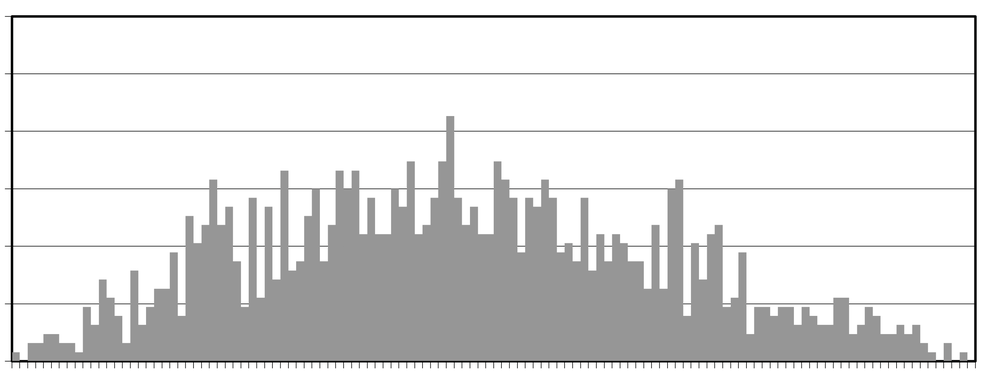
#> input picture dist/downloads/stats/2016_II.png, 1000 x 373 px, shrunk from 2698 x 1006 before the run, found by its file name
$ python score.py
#> lines starting #> are read from the running program, lines starting #| are printed output that depends on the picture; after the words box and inside, x2 and y2 are one past the last pixel; in counts of white or black regions, pixels touching at a corner belong together
import numpy as np
import pandas as pd
from pathlib import Path
from PIL import Image, ImageOps
import json

def find_plot_box(gray):
    is_black = gray < 120
    row_sums = is_black.sum(axis=1)
    col_sums = is_black.sum(axis=0)
    h_lines = np.where(row_sums > (gray.shape[1] * 0.4))[0]
    v_lines = np.where(col_sums > (gray.shape[0] * 0.4))[0]
    return h_lines[0], h_lines[-1], v_lines[0], v_lines[-1]

def get_accurate_ticks(gray, bottom, left, right):
    tick_strip = gray[bottom + 1 : bottom + 8, left : right + 1]
    v_sums = (tick_strip < 160).sum(axis=0)
    ticks = []
    i = 0
    while i < len(v_sums):
        if v_sums[i] > 0:
            start = i
            while i < len(v_sums) and v_sums[i] > 0:
                i += 1
            ticks.append(left + (start + i - 1) / 2.0)
        else:
            i += 1
    return np.array(ticks)

def main(image_path):
    img_path = Path(image_path)
    img_orig = Image.open(img_path).convert("RGB")
#> img_orig is the input picture: PIL image 1000x373 RGB; mean R, G, B 223.5, 223.5, 223.5
    img_np = np.array(img_orig)
    gray = np.array(ImageOps.grayscale(img_orig))
    top, bottom, left, right = find_plot_box(gray)
#> in find_plot_box, `is_black = gray < 120`:
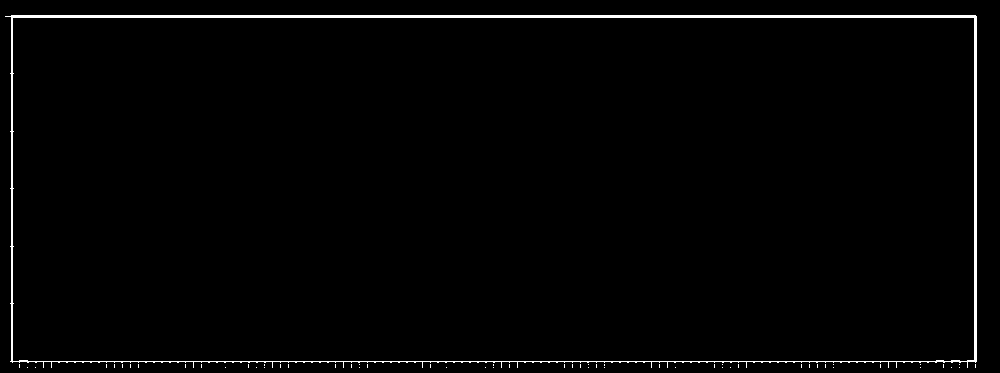
#> is_black: shape (373, 1000) bool; 1.6% white; 58 white regions (57 under 20 px), largest, box (x1, y1, x2, y2) and area: (5, 15, 977, 368) 5901
#> in find_plot_box, `row_sums = is_black.sum(axis=1)`: row_sums = 373 values, max 972 at index 16, min 0 at index 0, mean 16.22
#> in find_plot_box, `col_sums = is_black.sum(axis=0)`: col_sums = 1000 values, max 352 at index 975, min 0 at index 0, mean 6.05
#> in find_plot_box, `h_lines = np.where(row_sums > (gray.shape[1] * 0.4))[0]`: h_lines = [15, 16, 17, 361]
#> in find_plot_box, `v_lines = np.where(col_sums > (gray.shape[0] * 0.4))[0]`: v_lines = [11, 12, 974, 975, 976]
#> top = 15; bottom = 361; left = 11; right = 976
    green_ticks = get_accurate_ticks(gray, bottom, left, right)
#> in get_accurate_ticks, `v_sums = (tick_strip < 160).sum(axis=0)`: v_sums = 966 values, max 6 at index 8, min 0 at index 965, mean 1.6
#> the loop in get_accurate_ticks, `while i < len(v_sums):` made 2 passes
#> start on pass 1: 0
#> i on pass 2: 966
#> after the loop in get_accurate_ticks, `while i < len(v_sums):`: i = 966; ticks = [493]
#> green_ticks = [493]

    bar_mask = (img_np[:,:,0] > 110) & (img_np[:,:,0] < 190) & \
               (img_np[:,:,1] > 110) & (img_np[:,:,1] < 190) & \
               (img_np[:,:,2] > 110) & (img_np[:,:,2] < 190)
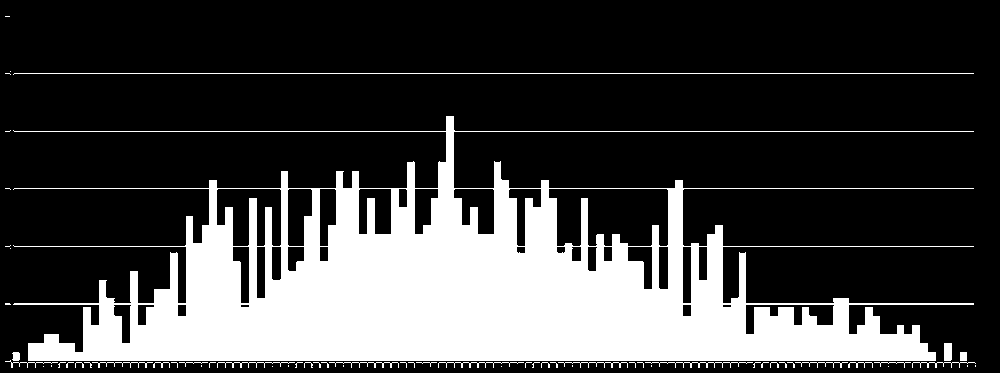
#> bar_mask: shape (373, 1000) bool; 25.6% white; 62 white regions (40 under 20 px), largest, box (x1, y1, x2, y2) and area: (13, 116, 974, 361) 92763, (13, 73, 974, 75) 961, (645, 362, 753, 368) 158

    heights = []
    for i in range(len(green_ticks) - 1):
        x_left = int(green_ticks[i]) + 1
        x_right = int(green_ticks[i+1]) - 1
        bin_width = x_right - x_left
        if bin_width <= 0:
            heights.append(0)
            continue

        bin_mask = bar_mask[top:bottom-2, x_left:x_right]
        row_counts = np.sum(bin_mask, axis=1)

        h = 0
        for r in range(len(row_counts) - 1, -1, -1):
            if row_counts[r] > bin_width * 0.3:
                h = len(row_counts) - r
            elif h > 0:
                break
        if h==153:
            h=0
        heights.append(h)
#> this loop made 0 passes
#> after the loop, heights = []

    total_height = sum(heights)
#> total_height = 0
    data = []
    for i, h in enumerate(heights):
        prob = float(h / total_height) if total_height > 0 else 0.0
        data.append({
            "score": i,
            "height": int(h),
            "probability": prob
        })
#> after the loop, data = []

    output_path = img_path.with_suffix(".json")
    with open(output_path, "w") as f:
        f.write("[\n")
        for i, item in enumerate(data):
            line = json.dumps(item)
            f.write(f"  {line}")
            if i < len(data) - 1:
                f.write(",")
            f.write("\n")
        f.write("]")

if __name__ == "__main__":
    main(r"F:\project\public\downloads\stats\2016_II.png")

$ run again, with dist/downloads/stats/2017_II.png copied over dist/downloads/stats/2016_II.png
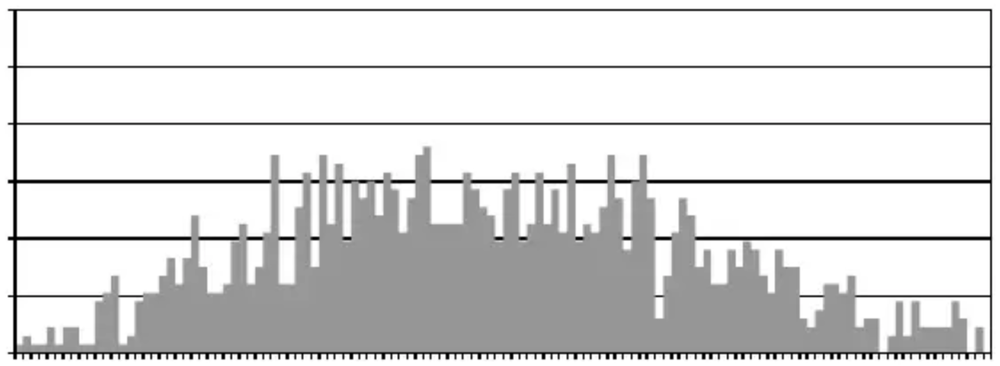
#> input picture dist/downloads/stats/2017_II.png, 1000 x 366 px, shrunk from 2206 x 808 before the run, found by its file name
#> in main, img_orig is the input picture: PIL image 1000x366 RGB; mean R, G, B 217.5, 217.5, 217.5
#> in find_plot_box, `is_black = gray < 120`:
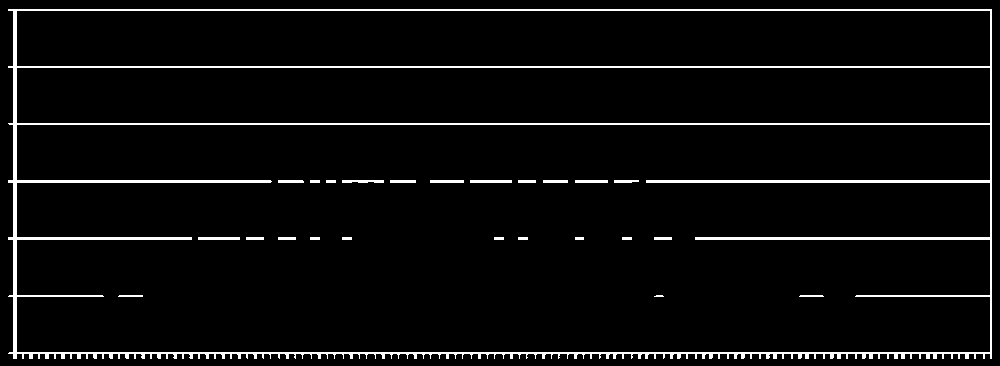
#> is_black: shape (366, 1000) bool; 4.5% white; 25 white regions (1 under 20 px), largest, box (x1, y1, x2, y2) and area: (8, 9, 992, 359) 15088, (470, 180, 512, 183) 126, (198, 237, 240, 240) 126
#> row_sums = 366 values, max 984 at index 9, min 0 at index 0, mean 45.14
#> col_sums = 1000 values, max 350 at index 13, min 0 at index 0, mean 16.52
#> h_lines = [9, 10, 66, 67, 123, 124, 180, 181, 182, 237, 238, 239, 352, 353]
#> v_lines = [13, 14, 15, 16, 990, 991]
#> top = 9; bottom = 353; left = 13; right = 991
#> v_sums = 979 values, max 6 at index 1, min 0 at index 5, mean 2.09
#> the loop in get_accurate_ticks, `while i < len(v_sums):` made 649 passes
#> i on passes 2, 3, 4, 5, 7, 8, 9, 10: 6, 7, 8, 9, 13, 14, 15, 16
#> after the loop in get_accurate_ticks, `while i < len(v_sums):`: i = 979; ticks = 123 values from 15 to 990.5
#> in main, `bar_mask = (img_np[:,:,0] > 110) & (img_np[:,:,0] < 190) & \ (img_np[:..`:
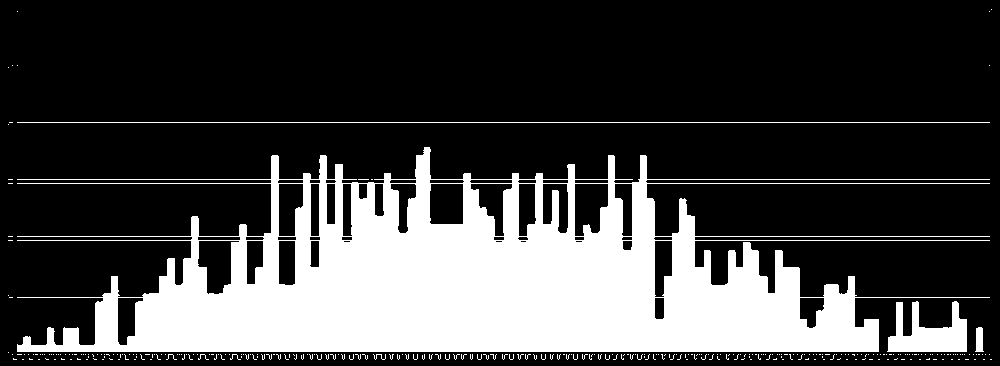
#> bar_mask: shape (366, 1000) bool; 25.9% white; 305 white regions (300 under 20 px), largest, box (x1, y1, x2, y2) and area: (17, 147, 990, 352) 90025, (887, 301, 967, 352) 2397, (17, 122, 990, 123) 973, (975, 327, 984, 352) 174, (373, 354, 386, 360) 28
#> the loop in main, `for i in range(len(green_ticks) - 1):` made 122 passes
#> (x_left, x_right, bin_width) on passes 1 to 8: (16, 22, 6), (24, 30, 6), (32, 38, 6), (40, 45, 5), (47, 54, 7), (56, 61, 5), (63, 70, 7), (72, 78, 6)
#> after the loop in main, `for i in range(len(green_ticks) - 1):`: heights = 122 values, max 204 at index 51, min 0 at index 43, mean 86.62
#> total_height = 10568
#> the loop in main, `for i, h in enumerate(heights):` made 122 passes
#> (h, prob) on passes 1 to 8: (6, 0.000568), (15, 0.00142), (6, 0.000568), (6, 0.000568), (24, 0.00227), (6, 0.000568), (23, 0.00218), (23, 0.00218)
#> after the loop in main, `for i, h in enumerate(heights):`: data = 122 items
#> the loop in main, `for i, item in enumerate(data):` made 122 passes
#> item on passes 1 to 8: {'score': 0, 'height': 6, 'probability': 0.000568}, {'score': 1, 'height': 15, 'probability': 0.00142}, {'score': 2, 'height': 6, 'probability': 0.000568}, {'score': 3, 'height': 6, 'probability': 0.000568}, {'score': 4, 'height': 24, 'probability': 0.00227}, {'score': 5, 'height': 6, 'probability': 0.000568}, {'score': 6, 'height': 23, 'probability': 0.00218}, {'score': 7, 'height': 23, 'probability': 0.00218}

$ run again, with dist/downloads/stats/2019_II.png copied over dist/downloads/stats/2016_II.png
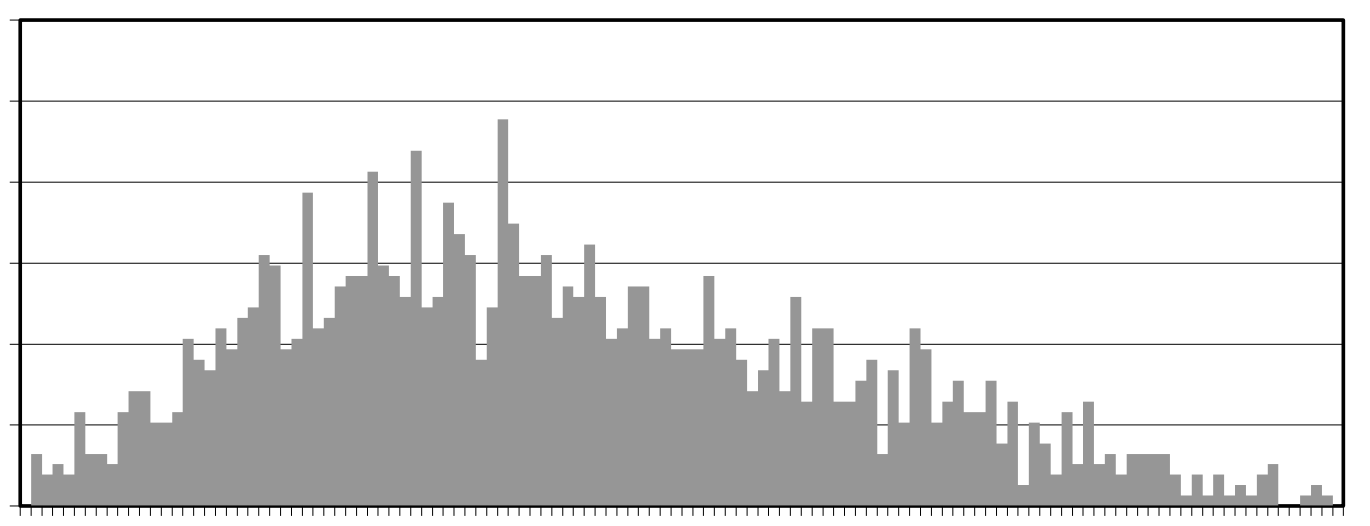
#> input picture dist/downloads/stats/2019_II.png, 1370 x 526 px, found by its file name
#> in main, img_orig is the input picture: PIL image 1370x526 RGB; min 0, max 255, mean 223.3
#> in find_plot_box, `is_black = gray < 120`:
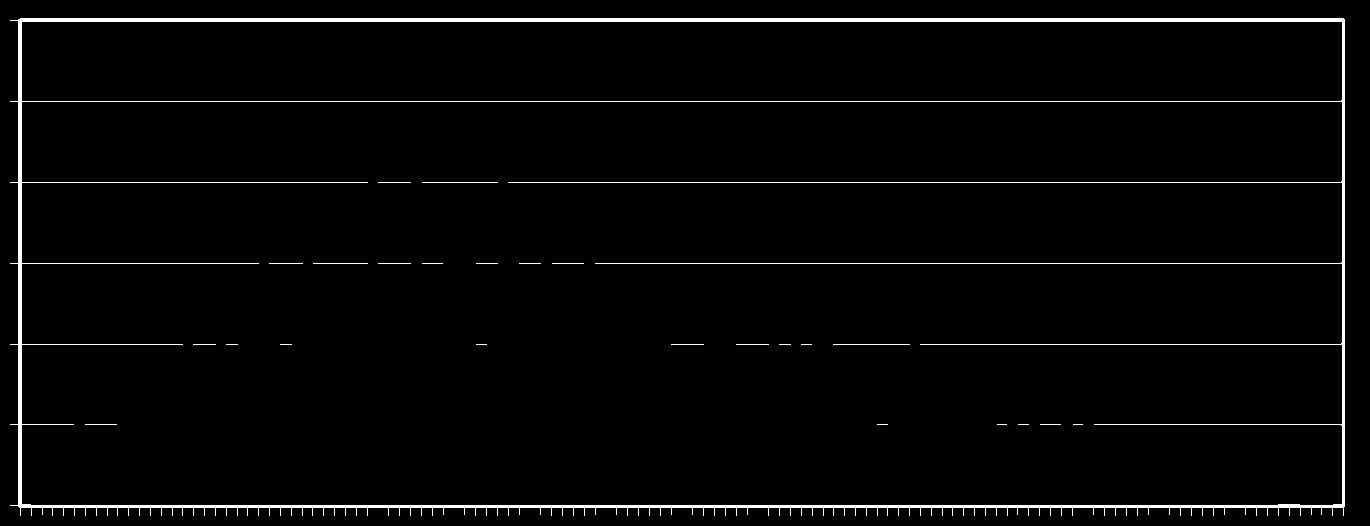
#> is_black: shape (526, 1370) bool; 2.6% white; 25 white regions (9 under 20 px), largest, box (x1, y1, x2, y2) and area: (10, 18, 1345, 516) 18027, (833, 344, 910, 345) 77, (422, 182, 498, 183) 76
#> row_sums = 526 values, max 1335 at index 20, min 0 at index 0, mean 35.5
#> col_sums = 1370 values, max 498 at index 20, min 0 at index 0, mean 13.63
#> h_lines = [18, 19, 20, 21, 101, 182, 263, 344, 505, 506, 507]
#> v_lines = [18, 19, 20, 21, 1342, 1343, 1344]
#> top = 18; bottom = 507; left = 18; right = 1344
#> v_sums = 1327 values, max 7 at index 2, min 0 at index 0, mean 0.818
#> the loop in get_accurate_ticks, `while i < len(v_sums):` made 1295 passes
#> i on passes 1, 2, 4, 5, 6, 7, 8, 9: 1, 2, 4, 5, 6, 7, 8, 9
#> after the loop in get_accurate_ticks, `while i < len(v_sums):`: i = 1327; ticks = 123 values from 20 to 1343
#> in main, `bar_mask = (img_np[:,:,0] > 110) & (img_np[:,:,0] < 190) & \ (img_np[:..`:
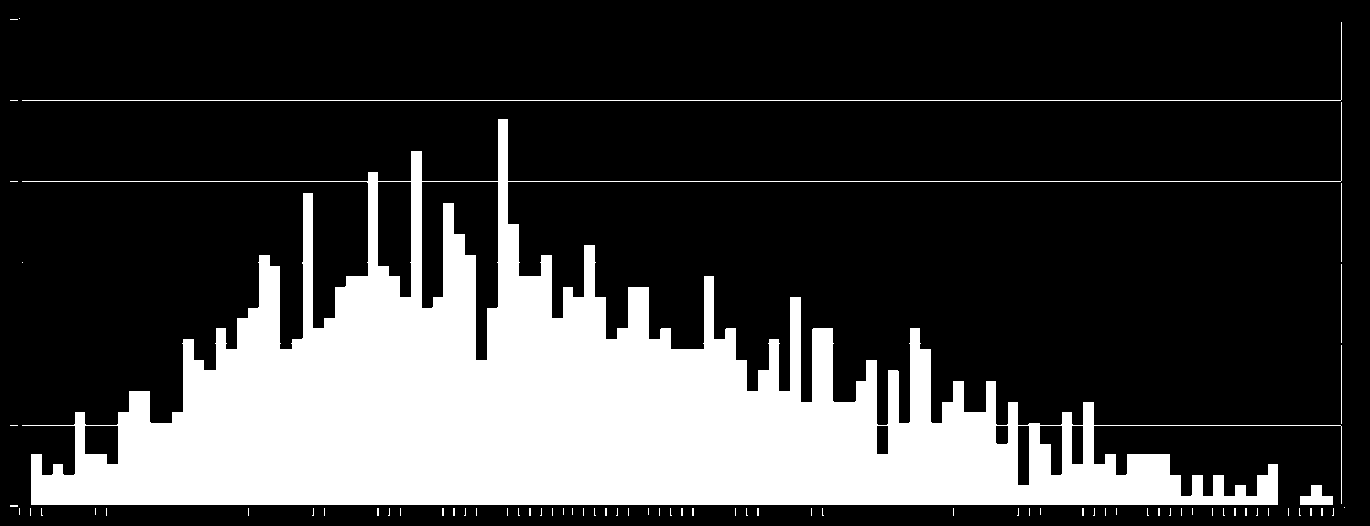
#> bar_mask: shape (526, 1370) bool; 24.6% white; 75 white regions (69 under 20 px), largest, box (x1, y1, x2, y2) and area: (22, 102, 1342, 505) 174751, (22, 22, 1342, 101) 1397, (1300, 485, 1333, 505) 418, (1341, 183, 1342, 262) 79, (1341, 264, 1342, 343) 79, (1341, 345, 1342, 424) 79
#> the loop in main, `for i in range(len(green_ticks) - 1):` made 122 passes
#> (x_left, x_right, bin_width) on passes 1 to 8: (21, 30, 9), (32, 40, 8), (42, 51, 9), (53, 62, 9), (64, 73, 9), (75, 84, 9), (86, 95, 9), (97, 106, 9)
#> after the loop in main, `for i in range(len(green_ticks) - 1):`: heights = 122 values, max 386 at index 44, min 9 at index 107, mean 134.2
#> total_height = 16372
#> the loop in main, `for i, h in enumerate(heights):` made 122 passes
#> (h, prob) on passes 1 to 8: (80, 0.00489), (51, 0.00312), (30, 0.00183), (41, 0.0025), (30, 0.00183), (93, 0.00568), (51, 0.00312), (51, 0.00312)
#> after the loop in main, `for i, h in enumerate(heights):`: data = 122 items
#> the loop in main, `for i, item in enumerate(data):` made 122 passes
#> item on passes 1 to 8: {'score': 0, 'height': 80, 'probability': 0.00489}, {'score': 1, 'height': 51, 'probability': 0.00312}, {'score': 2, 'height': 30, 'probability': 0.00183}, {'score': 3, 'height': 41, 'probability': 0.0025}, {'score': 4, 'height': 30, 'probability': 0.00183}, {'score': 5, 'height': 93, 'probability': 0.00568}, {'score': 6, 'height': 51, 'probability': 0.00312}, {'score': 7, 'height': 51, 'probability': 0.00312}
